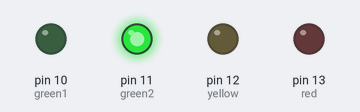
This sketch was run on a simulated Arduino Uno, built with avr-gcc and run on an emulated ATmega328P. Shown: output pins drawn as LEDs (lit = HIGH).

Above: at 6.1 s.
At 17.54 s:
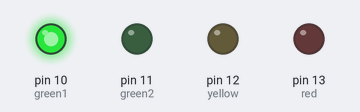
At 26.12 s:
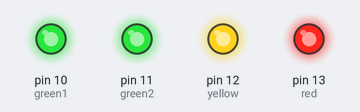
At 29.2 s:
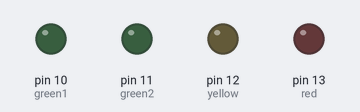
Timing chart, 0 to 39.4 s (numbered marks = the images above):
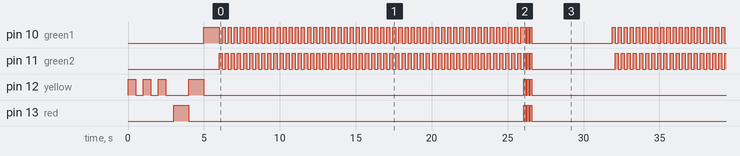

Measured:
- by itself, pin 10 (green1): moves between LOW and HIGH, repeating every 25.7 s
- by itself, pin 12 (yellow): HIGH → LOW at 0.50 s, → HIGH 0.50 s later, → LOW 0.50 s later, → HIGH 0.50 s later, … (37 changes in this stretch)
- by itself, pin 13 (red): repeats every 25.7 s: 2 × (HIGH 0.10 s, LOW 0.10 s), HIGH 0.10 s, LOW 25.2 s
- by itself, pin 11 (green2): repeats every 25.7 s: HIGH 0.10 s, LOW 0.10 s, HIGH 0.10 s, LOW 0.10 s, HIGH 0.10 s, LOW 5.5 s, 49 × (HIGH 0.20 s, LOW 0.20 s)

The sketch:

lights.ino
```cpp
const int green1 = 10;
const int green2 = 11;
const int yellow = 12;
const int red = 13;

int c;

void setup() {
  // put your setup code here, to run once:
  pinMode(green1, OUTPUT);
  pinMode(green2, OUTPUT);
  pinMode(yellow, OUTPUT);
  pinMode(red, OUTPUT);
  c=0;

  // simulation
  // wifi...
  for(int i=0;i<3;i++) {
  digitalWrite(yellow, HIGH);
  delay(500);
  digitalWrite(yellow, LOW);
  delay(500);
  }
  //before
  digitalWrite(red, HIGH);
  delay(1000);
  digitalWrite(red, LOW);
  digitalWrite(yellow, HIGH);
  delay(1000);
  digitalWrite(yellow, LOW);
  digitalWrite(green1, HIGH);
  delay(1000);
  digitalWrite(green1, LOW);
}

void loop() {
  // mid
  if((c+20)%40==0) {
  digitalWrite(green1, HIGH);
  digitalWrite(green2, LOW);
  }
  if(c%40==0) {
  digitalWrite(green1, LOW);
  digitalWrite(green2, HIGH);
  }

  // before
  /*digitalWrite(red, HIGH);
  delay(1000);
  digitalWrite(red, LOW);
  digitalWrite(yellow, HIGH);
  delay(1000);
  digitalWrite(yellow, LOW);
  digitalWrite(green1, HIGH);
  delay(1000);
  digitalWrite(green1, LOW);*/

  if(c==2000) {
  // after
  for(int i=0;i<3;i++) {
  digitalWrite(green1, HIGH);
  digitalWrite(green2, HIGH);
  digitalWrite(yellow, HIGH);
  digitalWrite(red, HIGH);
  delay(100);
  digitalWrite(green1, LOW);
  digitalWrite(green2, LOW);
  digitalWrite(yellow, LOW);
  digitalWrite(red, LOW);
  delay(100);
  }
  delay(5000);
  c=0;
  }

  // waiting for wifi
  //....while wifi not connected
  /*for(int i=0;i<3;i++) {
  digitalWrite(yellow, HIGH);
  delay(500);
  digitalWrite(yellow, LOW);
  delay(500);
  }*/

  c++;
  delay(10);
}
```
